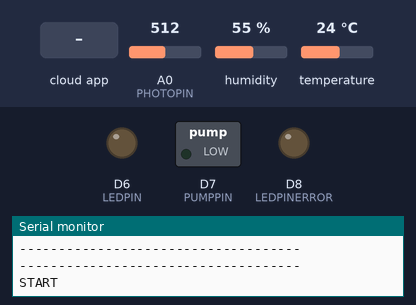
Bench run of a sketch on a simulated ESP8266 (NodeMCU). Shown: switched loads named in the sketch (green lamp = pin HIGH), output pins drawn as LEDs (lit = HIGH), the last lines printed to the serial monitor. The test bench sets the inputs (shaded band); at power-on: A0 (PHOTOPIN) = 512, humidity 55 %, temperature 24 °C. WiFi joins after 1.5 s; servers stay silent unless stated; the local clock reads 2024-03-15 10:24:30 at power-on unless the sketch sets it; web services answer with replies made up by the test bench.

Above: at 5.7 s.
5.8 s: the phone or cloud app sets control-device1 to 1
At 6.6 s:
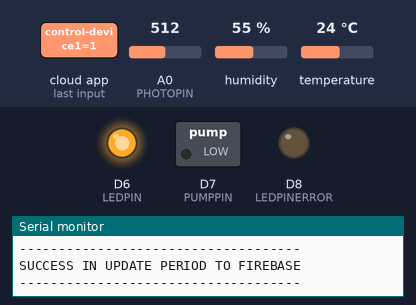
7.4 s: the phone or cloud app sets control-device2 to 1
At 7.9 s:
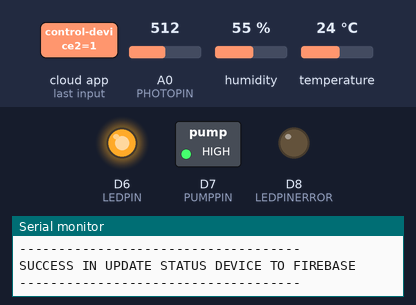
9.0 s: the phone or cloud app sets control-device1 to 0
At 10.4 s:
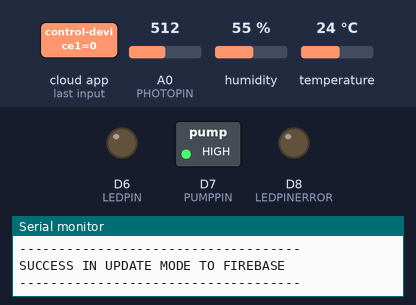
17.9 s: the phone or cloud app sets control-mode to 1
At 22.8 s:
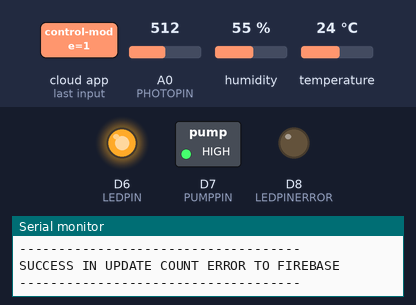
Timing chart, 0 to 23.3 s (numbered marks = the images above; inputs shaded):
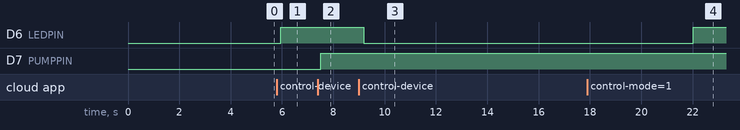

The sketch:

sketch_iot.ino
```cpp
#include "FirebaseESP8266.h"
#include <ESP8266WiFi.h>
#include <ArduinoJson.h>
#include <DHT.h>

//WIFI
//#define WIFI_SSID "NarutoHintna"
//#define WIFI_PWD "19721965"
#define WIFI_SSID "NarutoHintna"
#define WIFI_PWD "19721965"

//Firebase
#define FIREBASE_HOST "https://esp8266-1708.firebaseio.com/"
#define FIREBASE_AUTH "mBzlM30qRFfEEQiOWKcV47o7zSHRCt6fIIhwvjyJ"

//DHT + LDR
#define DHTPIN D5
#define LEDPIN D6
#define PUMPPIN D7
#define LEDPINERROR D8
#define DHTTYPE DHT11
#define PHOTOPIN A0

//API time
const char* host = "worldtimeapi.org";
String date;
int hour;
int minute;
int second;
int timePoint;

//Store string json from server
String line = "";
String TOPIC = "/agriculture_hust_2021_control_topic_5b211e19-d4b3-4fa7-b096-e134796756ae";

//Initialization: temperturate, humidity, light rate
float t = 0;
float h = 0;
int l = 0;
int statusLed = 0;
int statusPump = 0;
int countError = -1;
int isError = 0;
int period = 10;
unsigned long prevSecond = 0;
int mode = 0; // 1: auto
int day = 1;

//

//Define Firebase Data Object
FirebaseData firebaseData;
FirebaseData firebaseControlLed;
FirebaseData firebaseControlPump;
FirebaseData firebaseControlMode;
FirebaseData firebaseControlPeriod;

String path;

DHT dht(DHTPIN, DHTTYPE);

//Update state of device and period after change.
void updateStatePeriLedPump() {
  if (Firebase.set(firebaseData, TOPIC + "/response-device1" , statusLed)) {
    Serial.println("SUCCESS IN UPDATE STATUS DEVICE TO FIREBASE");
    Serial.println("------------------------------------");
    Serial.println();
  }

  if (Firebase.set(firebaseData, TOPIC + "/response-device2" , statusPump)) {
    Serial.println("SUCCESS IN UPDATE STATUS DEVICE TO FIREBASE");
    Serial.println("------------------------------------");
    Serial.println();
  }

  //  if (Firebase.set(firebaseData, TOPIC + "/control-device1" , statusLed)) {
  //    Serial.println("SUCCESS IN UPDATE STATUS DEVICE TO FIREBASE");
  //    Serial.println("------------------------------------");
  //    Serial.println();
  //  }
  //
  //  if (Firebase.set(firebaseData, TOPIC + "/control-device2" , statusPump)) {
  //    Serial.println("SUCCESS IN UPDATE STATUS DEVICE TO FIREBASE");
  //    Serial.println("------------------------------------");
  //    Serial.println();
  //  }

  if (Firebase.set(firebaseData, TOPIC + "/response-period" , period)) {
    Serial.println("SUCCESS IN UPDATE PERIOD TO FIREBASE");
    Serial.println("------------------------------------");
    Serial.println();
  }

  if (Firebase.set(firebaseData, TOPIC + "/response-mode" , mode)) {
    Serial.println("SUCCESS IN UPDATE MODE TO FIREBASE");
    Serial.println("------------------------------------");
    Serial.println();
  }
}

//Change count error
void updateStateError() {
  //  countError++;
  if (Firebase.set(firebaseData, TOPIC + "/response-error" , isError)) {
    Serial.println("SUCCESS IN UPDATE COUNT ERROR TO FIREBASE");
    Serial.println("------------------------------------");
    Serial.println();
  }
}

//Get time and set path of environment information.
void getTimeAndSetPath() {
  day += 1;
  WiFiClient client;
  Serial.printf("\n[Connecting to %s ... ", host);
  if (client.connect(host, 80))
  {
    Serial.println("connected]");

    Serial.println("[Sending a request]");
    client.print(String("GET /api/timezone/Asia/Ho_Chi_Minh") + " HTTP/1.1\r\n" +
                 "Host: " + host + "\r\n" +
                 "Connection: close\r\n" +
                 "\r\n"
                );

    Serial.println("[Response:]");
    while (client.connected() || client.available())
    {
      if (client.available())
      {
        line = client.readStringUntil('\n');
        Serial.println(line);
      }
    }
    client.stop();
    Serial.println("\n[Disconnected]");
  }
  else
  {
    Serial.println("connection failed!]");
    isError = 1;
    updateStateError();
    client.stop();
  }

  const int capacity = JSON_OBJECT_SIZE(15) + 600;
  DynamicJsonDocument doc(capacity);

  deserializeJson(doc, line);
  serializeJsonPretty(doc, Serial);

  String times = doc["datetime"];

  Serial.println("Time is : ----------");
  Serial.println(times);

  date = times.substring(0, 10);
  hour = times.substring(11, 13).toInt();
  minute = times.substring(14, 16).toInt();
  second = times.substring(17, 19).toInt();

  timePoint = hour * 3600 + minute * 60 + second;
  Serial.println("=====AFTER CONVERT========");
  Serial.println(date);
  Serial.printf("hour = %d\n", hour);
  Serial.printf("minute = %d\n", minute);
  Serial.printf("second = %d\n", second);

  //Set path to set data to firebase
  //path = WiFi.macAddress() + "/" + times.substring(0, 10);
  path = TOPIC + "/data/" + date;
}

void controlPeriod(StreamData data) {
  period = data.intData();
  getTimeAndSetPath();

  Serial.println("Stream control period available...");
  Serial.println("STREAM PATH: " + data.streamPath());
  Serial.println("Return value is ");
  Serial.print(period);

  updateStatePeriLedPump();
}

void controlMode(StreamData data) {
  mode = data.intData();
  getTimeAndSetPath();

  Serial.println("Stream control period available...");
  Serial.println("STREAM PATH: " + data.streamPath());
  Serial.println("Return value is ");
  Serial.print(mode);

  updateStatePeriLedPump();
}

void controlLed(StreamData data)
{
  int led = data.intData();
  mode = 0;
  Serial.println("Stream control led available...");
  Serial.println("STREAM PATH: " + data.streamPath());
  Serial.println("Return value is ");
  Serial.print(led);
  if (led == 0)
  {
    digitalWrite(LEDPIN, LOW);
    statusLed = 0;
  }
  else
  {
    digitalWrite(LEDPIN, HIGH);
    statusLed = 1;
  }

  updateStatePeriLedPump();
}

void controlPump(StreamData data)
{
  int pump = data.intData();
  mode = 0;
  Serial.println("Stream control pump available...");
  Serial.println("STREAM PATH: " + data.streamPath());
  Serial.println("Return value is ");
  Serial.print(pump);
  if (pump == 0)
  {
    digitalWrite(PUMPPIN, LOW);
    statusPump = 0;
  }
  else
  {
    digitalWrite(PUMPPIN, HIGH);
    statusPump = 1;
  }

  updateStatePeriLedPump();
}

void streamTimeoutCallback(bool timeout)
{
  if (timeout)
  {
    Serial.println();
    Serial.println("Stream timeout, resume streaming...");
    Serial.println();
  }
}


void setup() {
  //Setup serial
  Serial.begin(9600);

  //Setup Wifi
  WiFi.begin(WIFI_SSID, WIFI_PWD);
  Serial.println("Connecting to WiFi");
  while (WiFi.status() != WL_CONNECTED) {
    Serial.print(".");
    delay(500);
  }
  Serial.println();
  Serial.print("Connected to WiFi:");
  Serial.print(WiFi.localIP());
  Serial.println();

  //Setup pin
  pinMode(LEDPIN, OUTPUT);
  pinMode(PUMPPIN, OUTPUT);
  pinMode(PHOTOPIN, INPUT);
  pinMode(LEDPINERROR, OUTPUT);

  //Setup dht
  dht.begin();


  //Setup firebase
  Firebase.begin(FIREBASE_HOST, FIREBASE_AUTH);
  Firebase.reconnectWiFi(true);

  if (!Firebase.beginStream(firebaseData, "/"))
  {
    Serial.println("------------------------------------");
    Serial.println("Can't begin stream connection...");
    Serial.println("REASON: " + firebaseData.errorReason());
    Serial.println("------------------------------------");
    Serial.println();
  }

  if (!Firebase.beginStream(firebaseControlLed, TOPIC + "/control-device1"))
  {
    Serial.println("------------------------------------");
    Serial.println("Can't begin stream callback connection for control device 1...");
    Serial.println("REASON: " + firebaseControlLed.errorReason());
    Serial.println("------------------------------------");
    Serial.println();
  }

  if (!Firebase.beginStream(firebaseControlPump, TOPIC + "/control-device2"))
  {
    Serial.println("------------------------------------");
    Serial.println("Can't begin stream callback connection for control device 2...");
    Serial.println("REASON: " + firebaseControlPump.errorReason());
    Serial.println("------------------------------------");
    Serial.println();
  }

  if (!Firebase.beginStream(firebaseControlPeriod, TOPIC + "/control-period"))
  {
    Serial.println("------------------------------------");
    Serial.println("Can't begin stream callback connection for control PERIOD...");
    Serial.println("REASON: " + firebaseControlPeriod.errorReason());
    Serial.println("------------------------------------");
    Serial.println();
  }

  if (!Firebase.beginStream(firebaseControlMode, TOPIC + "/control-mode"))
  {
    Serial.println("------------------------------------");
    Serial.println("Can't begin stream callback connection for control MODE...");
    Serial.println("REASON: " + firebaseControlMode.errorReason());
    Serial.println("------------------------------------");
    Serial.println();
  }

  //Set callback
  Firebase.setStreamCallback(firebaseControlLed, controlLed, streamTimeoutCallback);
  Firebase.setStreamCallback(firebaseControlPump, controlPump, streamTimeoutCallback);
  Firebase.setStreamCallback(firebaseControlPeriod, controlPeriod, streamTimeoutCallback);
  Firebase.setStreamCallback(firebaseControlMode, controlMode, streamTimeoutCallback);

  //Get time API
  getTimeAndSetPath();

  updateStateError();

  Serial.println("------------------------------------");
  Serial.println("START");


}

void loop() {

  if (day >= 22) return;

  if (isError == 0) {
    digitalWrite(LEDPINERROR, LOW);
  }
  if (isError == 1) {
    digitalWrite(LEDPINERROR, HIGH);
  }
  if (timePoint >= 86400) {
    getTimeAndSetPath();
  }

  if ((millis() / 1000 - prevSecond) > period) {
    prevSecond = millis() / 1000;
    t = dht.readTemperature(false);
    h = dht.readHumidity();
    l = analogRead(PHOTOPIN);

    if (isnan(t) || isnan(h) || isnan(l)) {
      Serial.println("Read dht is ERROR");
      isError = 1;
      updateStateError();
      return;
    }

    if (mode == 1) {
      if (day <= 7) {
        if (t < 37.8) {
          statusLed = 1;
          digitalWrite(LEDPIN, HIGH);
        }
        if (t > 38.2) {
          statusLed = 0;
          digitalWrite(LEDPIN, LOW);
        }
      }
      if (day <= 18 ) {
        if (t < 37.6) {
          statusLed = 1;
          digitalWrite(LEDPIN, HIGH);
        }
        if (t > 38) {
          statusLed = 0;
          digitalWrite(LEDPIN, LOW);
        }
      }
      if (day <= 21 ) {
        if (t < 37.2) {
          statusLed = 1;
          digitalWrite(LEDPIN, HIGH);
        }
        if (t > 37.6) {
          statusLed = 0;
          digitalWrite(LEDPIN, LOW);
        }
      }
      if (Firebase.set(firebaseData, TOPIC + "/response-device1" , statusLed)) {
        Serial.println("SUCCESS IN UPDATE STATUS DEVICE TO FIREBASE");
        Serial.println("------------------------------------");
        Serial.println();
      }
    }

    //    Serial.println("------------------------------------");
    //    Serial.print("Temperature: ");
    //    Serial.printf("%.2f Celcius", t);
    //    Serial.println();
    //
    //    Serial.print("Humidity: ");
    //    Serial.printf("%.2f Percent", h);
    //    Serial.println();
    //
    //    Serial.print("Light rate: ");
    //    Serial.printf("%d", l);
    //    Serial.println();

    FirebaseJson jsonAuthe;


    FirebaseJson jsonInfo;
    String pathTime = (String) timePoint;
    jsonInfo.add("temp", (float)t);
    jsonInfo.add("humi", h);
    jsonInfo.add("light", l);
    jsonInfo.add("led", statusLed);

    if (Firebase.set(firebaseData, path + "/" + pathTime , jsonInfo)) {
      //      Serial.println("SUCCESS IN SET TO FIREBASE");
      //      Serial.print(path + pathTime);
      //      Serial.println("------------------------------------");
      //      Serial.println();
      isError = 0;
      updateStateError();
    }
    else {
      //      Serial.println("FALSE IN SET TO FIREBASE");
      //      Serial.println("RESON:" + firebaseData.errorReason());
      //      Serial.println("------------------------------------");
      isError = 1;
      updateStateError();
      //      Serial.println();
    }
    timePoint += period;
  }
}
```

Measured:
- after the input at 5.8 s, D6 (LEDPIN): LOW → HIGH after 0.15 s
- after the input at 7.4 s, D7 (PUMPPIN): LOW → HIGH after 0.12 s
- after the input at 9.0 s, D6 (LEDPIN): HIGH → LOW after 0.18 s
- after the input at 17.9 s, D6 (LEDPIN): LOW → HIGH after 4.1 s
